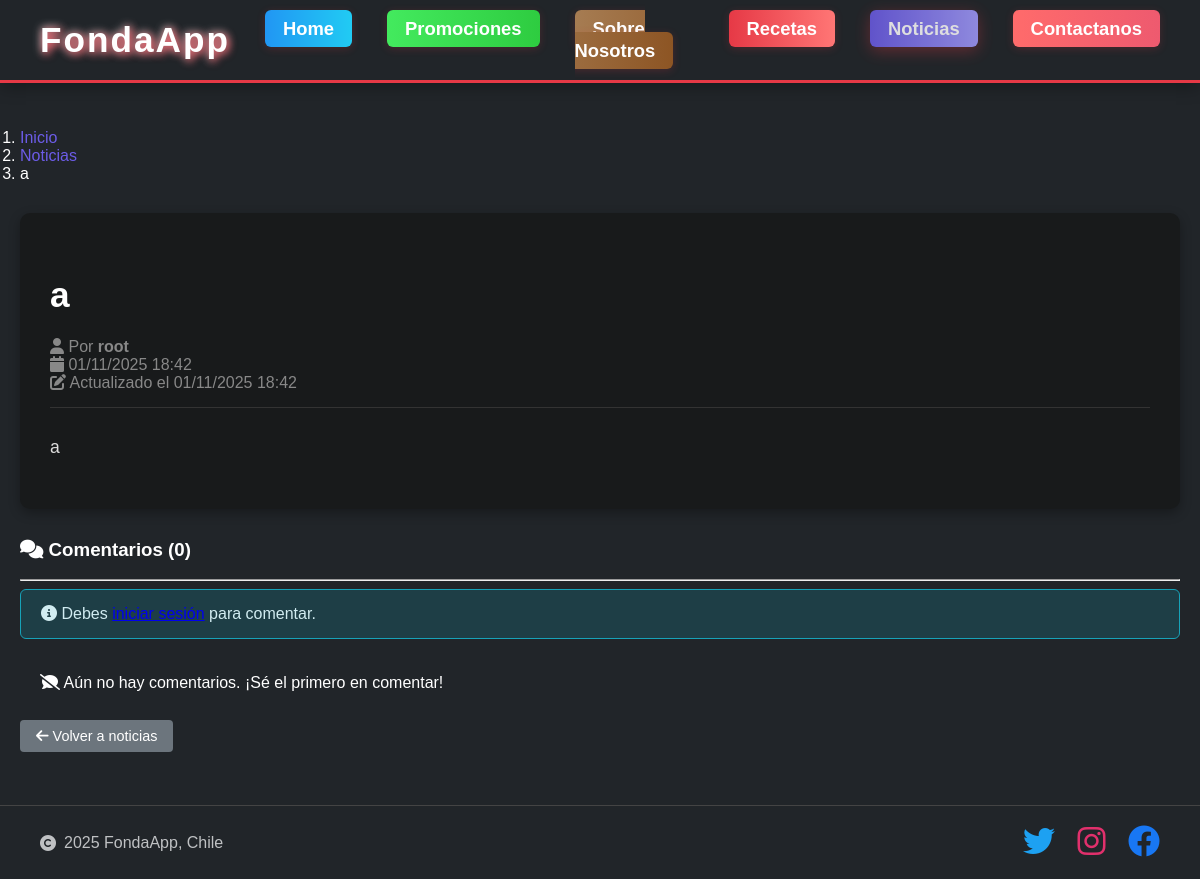
/noticias/6/, run on an earlier commit of the app's database.
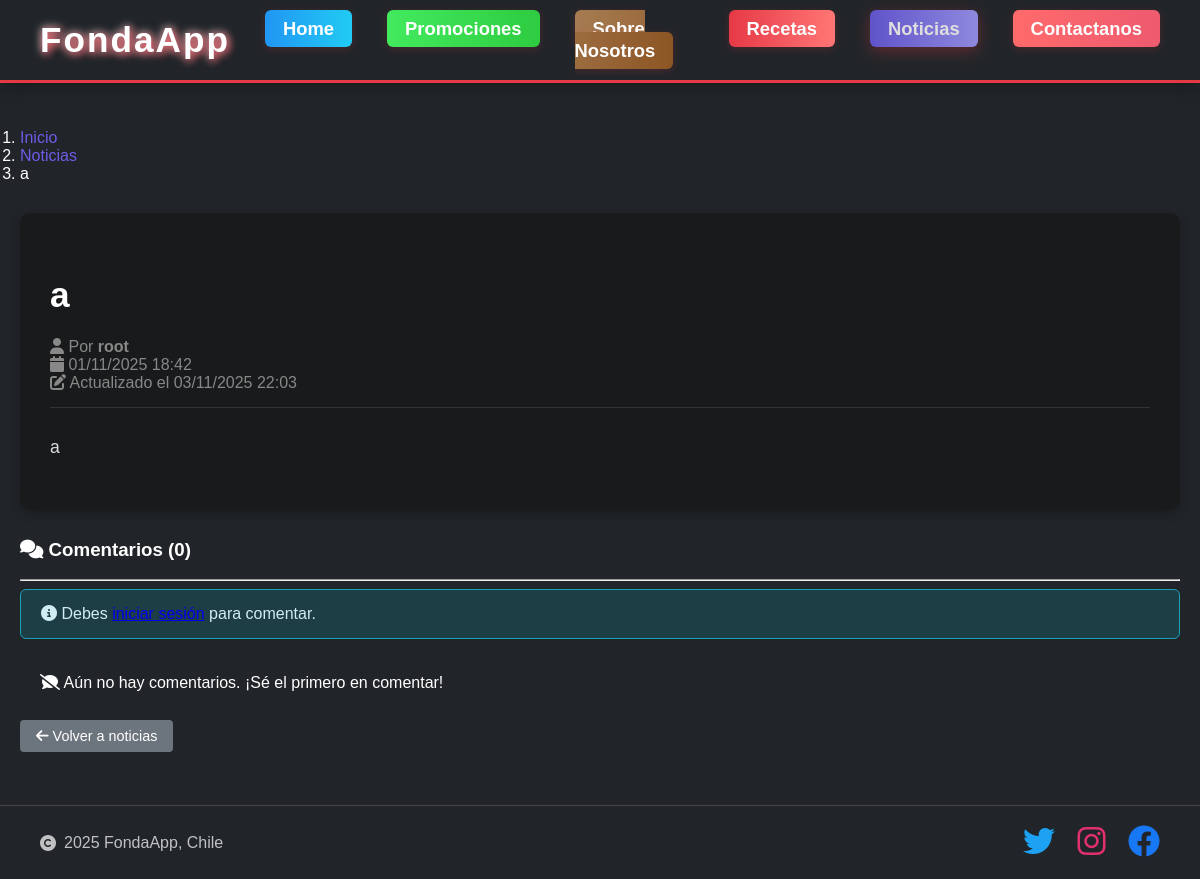
And on a later commit of the database.
### noticias/models.py (models this page shows, shortened)
class Posteo(models.Model):
    titulo = models.CharField(max_length=200, verbose_name='Título')
    contenido = models.TextField(verbose_name='Contenido')
    imagen = models.ImageField(
        upload_to='noticias/',
        blank=True,
        null=True,
        verbose_name='Imagen',
        help_text='Imagen opcional para la noticia'
    )
    categoria = models.ForeignKey(
        Categoria,
        on_delete=models.SET_NULL,
        null=True,
        blank=True,
        related_name='posteos',
        verbose_name='Categoría'
    )
    autor = models.ForeignKey(
        User,
        on_delete=models.CASCADE,
        default=1,
        related_name='posteos',
        verbose_name='Autor'
    )
    created = models.DateTimeField(
        auto_now_add=True,
        verbose_name='Fecha de creación'
    )
    updated = models.DateTimeField(
        auto_now=True,
        verbose_name='Fecha de actualización'
    )
    activo = models.BooleanField(default=True, verbose_name='Activo')
    destacado = models.BooleanField(default=False, verbose_name='Destacado')
    visitas = models.IntegerField(default=0, verbose_name='Visitas')
    class Meta:
        ordering = ['-created']
        verbose_name = 'Posteo'
        verbose_name_plural = 'Posteos'

### noticias/views.py (the view)
# urls.py: path('<int:pk>/', views.detalle_noticia, name='detalle'),
def detalle_noticia(request, pk):
    posteo = get_object_or_404(Posteo, pk=pk, activo=True)
    posteo.visitas += 1
    posteo.save(update_fields=['visitas'])
    comentarios = posteo.comentarios.filter(activo=True).select_related('autor')
    comentario_form = ComentarioForm()
    context = {
        'posteo': posteo,
        'comentarios': comentarios,
        'comentario_form': comentario_form,
    }
    return render(request, 'noticias/detalle.html', context)

### core/context_processors.py (called while the page is built)
def fonda_context(request):
    context = {
        'categorias_globales': Categoria.objects.filter(activo=True).order_by('orden'),
        'total_noticias': Posteo.objects.filter(activo=True).count(),
        'noticias_destacadas': Posteo.objects.filter(
            activo=True,
            destacado=True
        ).order_by('-created')[:3],
        'ultimas_noticias': Posteo.objects.filter(
            activo=True
        ).order_by('-created')[:5],
        'categorias_con_conteo': Categoria.objects.filter(
            activo=True
        ).annotate(
            total_posteos=Count('posteos', filter=models.Q(posteos__activo=True))
        ).order_by('orden'),
        'nombre_sitio': 'FondaApp',
        'año_actual': 2025,
    }
    return context

### noticias/templates/noticias/detalle.html (shortened to what this page needs)
{% extends 'noticias/base.html' %}
{% block content %}
<div class="container">
    <nav aria-label="breadcrumb">
        <ol class="breadcrumb">
            <li class="breadcrumb-item"><a href="{% url 'home' %}">Inicio</a></li>
            <li class="breadcrumb-item"><a href="{% url 'noticias:lista' %}">Noticias</a></li>
            <li class="breadcrumb-item active">{{ posteo.titulo|truncatechars:30 }}</li>
        </ol>
    </nav>
    <article class="noticia-detail">
        <header>
            <h1>{{ posteo.titulo }}</h1>
            <div class="noticia-detail-meta">
                <i class="fas fa-user"></i> Por <strong>{{ posteo.autor.username }}</strong>
                <br>
                <i class="fas fa-calendar"></i> {{ posteo.created|date:"d/m/Y H:i" }}
                {% if posteo.created != posteo.updated %}
                    <br>
                    <i class="fas fa-edit"></i> Actualizado el {{ posteo.updated|date:"d/m/Y H:i" }}
                {% endif %}
            </div>
        </header>
        <div class="noticia-detail-content">
            {{ posteo.contenido|linebreaks }}
        </div>
    </article>
    <div class="comentarios-section mt-5">
        <h3><i class="fas fa-comments"></i> Comentarios ({{ comentarios.count }})</h3>
        <hr>
        {% if user.is_authenticated %}
        <div class="card mb-4">
            <div class="card-body">
                <h5 class="card-title">Agregar un comentario</h5>
                <form method="post" action="{% url 'noticias:crear_comentario' posteo.pk %}">
                    {% csrf_token %}
                    {{ comentario_form.contenido }}
                    <button type="submit" class="btn btn-primary mt-2">
                        <i class="fas fa-paper-plane"></i> Enviar comentario
                    </button>
                </form>
            </div>
        </div>
        {% else %}
        <div class="alert alert-info">
            <i class="fas fa-info-circle"></i>
            Debes <a href="{% url 'login' %}?next={{ request.path }}">iniciar sesión</a> para comentar.
        </div>
        {% endif %}
        {% if comentarios %}
        <div class="comentarios-lista">
            {% for comentario in comentarios %}
            <div class="card mb-3">
                <div class="card-body">
                    <div class="d-flex justify-content-between align-items-start">
                        <div>
                            <h6 class="card-subtitle mb-2">
                                <i class="fas fa-user-circle"></i>
                                <strong>{{ comentario.autor.username }}</strong>
                            </h6>
                            <p class="text-muted small">
                                <i class="fas fa-clock"></i>
                                {{ comentario.created|date:"d/m/Y H:i" }}
                            </p>
                        </div>
                    </div>
                    <p class="card-text">{{ comentario.contenido|linebreaks }}</p>
                </div>
            </div>
            {% endfor %}
        </div>
        {% else %}
        <div class="alert alert-secondary">
            <i class="fas fa-comment-slash"></i>
            Aún no hay comentarios. ¡Sé el primero en comentar!
        </div>
        {% endif %}
    </div>
    <div class="mt-4">
        <a href="{% url 'noticias:lista' %}" class="btn btn-secondary">
            <i class="fas fa-arrow-left"></i> Volver a noticias
        </a>
    </div>
</div>
{% endblock %}

What changed in the data, as far as the page shows it:
changed Posteo "root": updated "01/11/2025 18:42" → "03/11/2025 22:03"
